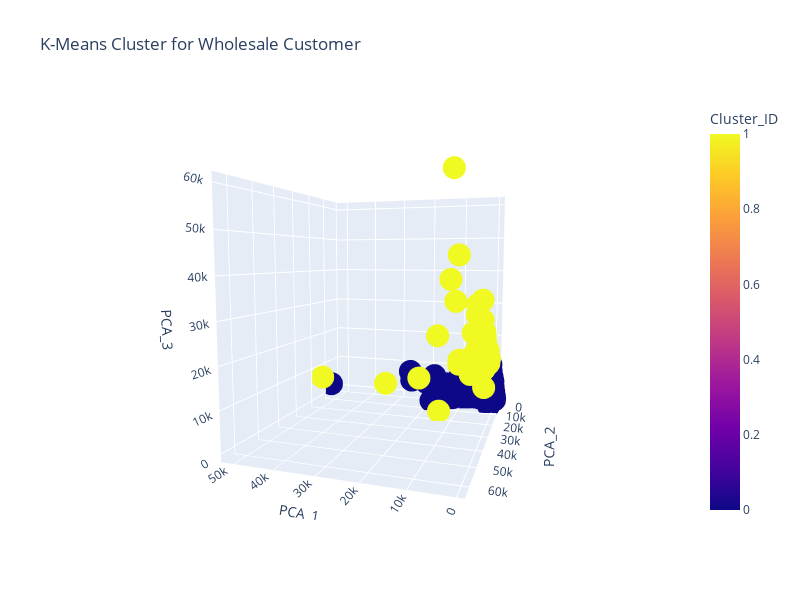

The cell this chart's notebook holds for it:
### Code cell
px.scatter_3d(New_Dataframe_Wholesale_Customer, x = 'PCA_1', y = 'PCA_2', z = 'PCA_3', color = New_Dataframe_Wholesale_Customer['K_Cluster_ID'], 
                         title = 'K-Means Cluster for Wholesale Customer', labels = {'K_Cluster_ID' : 'Cluster_ID'},width = 800, height = 600)

### Figure 1 — Plotly figure (JSON) as saved in the notebook; plotly's stock layout.template omitted (floating-point values rounded to 4 significant figures; data arrays with more than 128 entries replaced by an {"elided": "..."} marker saying what was removed)
{"data": [{"hovertemplate": "PCA_1=%{x}<br>PCA_2=%{y}<br>PCA_3=%{z}<br>Cluster_ID=%{marker.color}<extra></extra>", "legendgroup": "", "marker": {"color": {"elided": "440 int values"}, "coloraxis": "coloraxis", "symbol": "circle"}, "mode": "markers", "name": "", "scene": "scene", "showlegend": false, "type": "scatter3d", "x": {"elided": "440 float values"}, "y": {"elided": "440 float values"}, "z": {"elided": "440 float values"}}], "layout": {"coloraxis": {"colorbar": {"title": {"text": "Cluster_ID"}}, "colorscale": [[0, "#0d0887"], [0.1111, "#46039f"], [0.2222, "#7201a8"], [0.3333, "#9c179e"], [0.4444, "#bd3786"], [0.5556, "#d8576b"], [0.6667, "#ed7953"], [0.7778, "#fb9f3a"], [0.8889, "#fdca26"], [1, "#f0f921"]]}, "height": 600, "legend": {"tracegroupgap": 0}, "scene": {"aspectmode": "auto", "aspectratio": {"x": 0.8884, "y": 1.084, "z": 1.039}, "camera": {"center": {"x": 0, "y": 0, "z": 0}, "eye": {"x": -0.6824, "y": 2.043, "z": 0.2186}, "projection": {"type": "perspective"}, "up": {"x": 0, "y": 0, "z": 1}}, "domain": {"x": [0, 1], "y": [0, 1]}, "xaxis": {"title": {"text": "PCA_1"}, "type": "linear"}, "yaxis": {"title": {"text": "PCA_2"}, "type": "linear"}, "zaxis": {"title": {"text": "PCA_3"}, "type": "linear"}}, "title": {"text": "K-Means Cluster for Wholesale Customer"}, "width": 800}}
